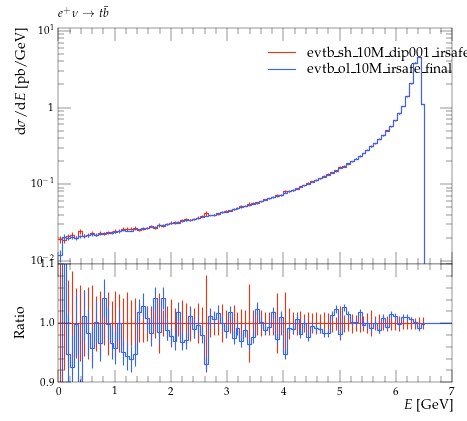

The script that saved this image:
#! /usr/bin/env python

# This Python script was auto-generated using YODA v2.0.0.
# Analysis object: /evtb/inc_jb_e
# Timestamp: 16-04-2024 (14:02:27)

import matplotlib as mpl
import matplotlib.pyplot as plt
mpl.use('Agg') # comment out for interactive use
import os
import numpy as np

plotDir = os.path.split(os.path.realpath(__file__))[0]
if 'YODA_USER_PLOT_PATH' in globals():
    plot_outdir = globals()['YODA_USER_PLOT_PATH']
else:
    plot_outdir = plotDir

#plot style
plt.style.use(os.path.join(plotDir, '../default.mplstyle'))
# plot metadata
figW, figH = plt.rcParams['figure.figsize']
ax_xLabel = r'$E$ [GeV]'
ax_yLabel = r'$\mathrm{d}\sigma / \mathrm{d} E$ [pb/GeV]'
ax_title  = r'$e^+ \nu \to t \bar b$'
ax_xScale = 'linear'
ax_yScale = 'log'
xLims = (0.0, 7.0)
yLims = (0.009000000000000001, 11.0)

# TeX-friendly labels for the legend
labels = [ r"evtb\_sh\_10M\_dip001\_irsafe\_final", r"evtb\_ol\_10M\_irsafe\_final" ]

# Create figure and axis objects
fig, (ax, ratio0_ax) = plt.subplots(2, 1, sharex=True,
                  figsize=(figW,figH), gridspec_kw={'height_ratios': (2, 1)})
ratio0_ax.yaxis.set_major_locator(mpl.ticker.MultipleLocator(0.1))
ratio0_ax.set_ylim(0.9, 1.1)
ratio0_ax.set_ylabel('Ratio')

# LineColor map: curve index -> color
linecolors = {0: '#EE3311', 1: '#3366FF'}
# the numerical data is stored in a separate file
dataf = dict()
prefix = os.path.split(__file__)[0]
if prefix:    prefix = prefix + '/'
exec(open(prefix+'inc_jb_e__data.py').read(), dataf)


legend_handles = [] # keep track of handles for the legend

# style options for curves
# starts at zorder>=5 to draw curve on top of legend
styles = {
  'curve0': {
    'color' : linecolors[0],
    'linestyle' : '-',
    'marker' : 'o',
    'zorder' : 5,
    'histstyle' : True,
  },
  'curve1': {
    'color' : linecolors[1],
    'linestyle' : '-',
    'marker' : 'o',
    'zorder' : 6,
    'histstyle' : True,
  },
}
# curve from input yoda files in main panel
for label in dataf['yvals'].keys():
    if all(np.isnan(v) for v in dataf['yvals'][label]):
        continue
    tmp = None
    if styles[label]['histstyle']: # draw as histogram
        tmp, = ax.plot(dataf['xedges'], dataf['yedges'][label],
                       color=styles[label]['color'],
                       linestyle=styles[label]['linestyle'],
                       drawstyle='steps-pre', solid_joinstyle='miter',
                       zorder=styles[label]['zorder'], label=label)
        ax.errorbar(dataf['xpoints'], dataf['yvals'][label], color=styles[label]['color'],
                    xerr=dataf['xerrs'], yerr=[dataf['ydowns'][label], dataf['yups'][label]],
                    linestyle='none', zorder=styles[label]['zorder'])
    else: # draw as scatter
        tmp = ax.errorbar(dataf['xpoints'], dataf['yvals'][label],
                          xerr=dataf['xerrs'],
                          yerr=[ dataf['ydowns'][label],
                          dataf['yups'][label] ],
                          fmt=styles[label]['marker'],
                          ecolor=styles[label]['color'],
                          color=styles[label]['color'], zorder=2)
        tmp[-1][0].set_linestyle(styles[label]['linestyle'])
    legend_handles += [tmp]
    for varLabel in dataf['variation_yvals'].keys():
        if varLabel.startswith(label):
            tmp, = ax.plot(dataf['xedges'], dataf['variation_yvals'][varLabel],
                           color=styles[label]['color'],
                           linestyle=styles[label]['linestyle'],
                           drawstyle='steps-pre', solid_joinstyle='miter',
                           zorder=styles[label]['zorder'], alpha=0.5)


# plots on ratio panel
# curve from input yoda files in ratio panel
for label, yvals in dataf['ratio0_yvals'].items():
    if all(np.isnan(v) for v in yvals):
        continue
    if styles[label]['histstyle']: # plot as histogram
        ratio0_ax.plot(dataf['xedges'], yvals,
                       color=styles[label]['color'],
                       linestyle=styles[label]['linestyle'],
                       drawstyle='steps-pre', zorder=1,
                       solid_joinstyle='miter')
        ratio0_ax.vlines(dataf['xpoints'],
                         dataf['ratio0_ymin'][label],
                         dataf['ratio0_ymax'][label],
                         color=styles[label]['color'], zorder=1)
    else: # plot as scatter
        tmp = ratio0_ax.errorbar(dataf['xpoints'],
                                 yvals, xerr=dataf['xerrs'],
                                 yerr=dataf['ratio0_yerrs'][label],
                                 fmt=styles[label]['marker'],
                                 ecolor=styles[label]['color'],
                                 color=styles[label]['color'])
        tmp[-1][0].set_linestyle(styles[label]['linestyle'])

    for varlabel in dataf['ratio0_variation_vals'].keys():
        if varlabel.startswith(label):
            ratio0_ax.plot(dataf['xedges'],
                            dataf['ratio0_variation_vals'][varlabel],
                            color=styles[label]['color'],
                            linestyle=styles[label]['linestyle'],
                            drawstyle='steps-pre', solid_joinstyle='miter',
                            zorder=1, alpha=0.5)

legend_pos = (0.5, 0.97)
ax.legend(legend_handles, labels, loc='upper left', bbox_to_anchor=legend_pos)

# set plot metadata as defined above
ratio0_ax.set_xlabel(ax_xLabel)
ratio0_ax.xaxis.set_label_coords(1., -.15)
ax.set_ylabel(ax_yLabel, loc='top')
ax.set_title(ax_title, loc='left')
ax.set_xscale(ax_xScale)
ax.set_yscale(ax_yScale)
ax.set_xlim(xLims)
ax.set_ylim(yLims)

# tick formatting
plt.rcParams['xtick.top'] = True
plt.rcParams['ytick.right'] = True
ax.yaxis.set_major_locator(mpl.ticker.LogLocator(base=10.0, numticks=np.inf))
ax.yaxis.set_minor_locator(mpl.ticker.LogLocator(
                           base=10.0, subs=np.arange(0.1, 1, 0.1), numticks=np.inf))
fig.align_ylabels((ax, ratio0_ax))
plt.savefig(os.path.join(plot_outdir, 'inc_jb_e.pdf'), format='PDF')
plt.savefig(os.path.join(plot_outdir, 'inc_jb_e.png'), format='PNG')

plt.close(fig)
